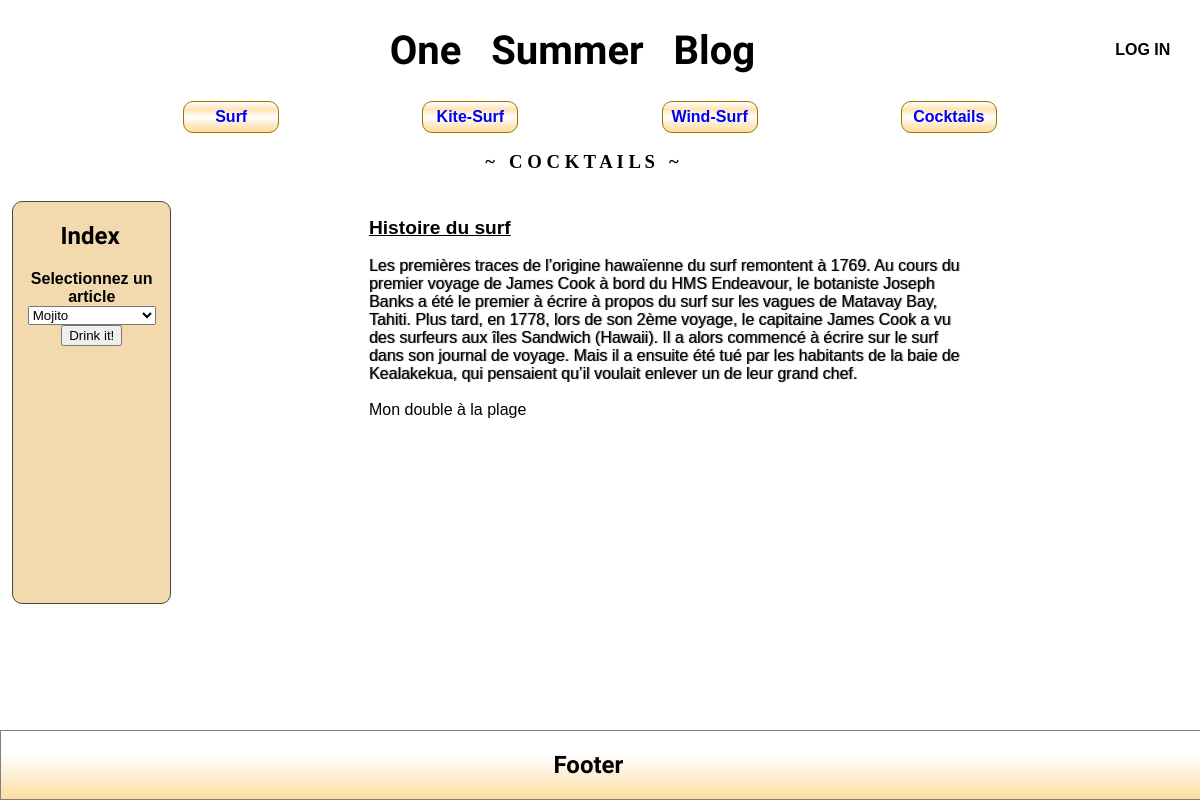
Page /reqselectcocktails.php?titre=Histoire du surf on the committed database.
### tables this page shows
CREATE TABLE `articles` (
  `id_articles` int(11) NOT NULL,
  `titre` varchar(200) NOT NULL,
  `sujet` varchar(200) NOT NULL,
  `auteur` varchar(200) NOT NULL,
  `texte` text NOT NULL
);

### indexcocktails.php (the view, shortened to what this page needs)
<?php
include('sql_info.php');
$tbl= 'articles';
$reqI="SELECT * FROM $tbl WHERE sujet='COCKTAILS'";
$resultI = mysqli_query($conn,$reqI);
    while($row= mysqli_fetch_array($resultI)){
    ?>
    <option><?php echo $row['titre']."<br>";?></option>
    <?php
    }
?>

### reqselectcocktails.php (shortened to what this page needs)
<!DOCTYPE html>
<html lang="en">
<head>
    <link rel="stylesheet" href="style.css">
</head>
<body>
<div class="header">
<?php include('header.php')?>
</div>
<div class="nav">
<?php include('nav.php')?>
<h3 style="text-align:center; margin-left:-3%;">~ &nbsp C O C K T A I L S &nbsp ~</h3>
</div>
<div id="index">
<p id="indexMenu">
        <h2>Index</h2>
        <form method="get" action="reqselectcocktails.php">
          <label for="titre">Selectionnez un article</label>
          <select id="titre" name="titre">
            <?php include('indexcocktails.php');?>
          </select>
          <input id="but" type="submit" value="Drink it!">
        </form>
    </p>
</div>
<div id="maincocktails" class="main">
    <p>
    <?php
include('sql_info.php');
if (isset($_GET['titre'])){
    $titre= $_GET['titre'];
    $tbl= 'articles';
    $req2="SELECT * FROM $tbl WHERE titre='".$titre."'";
    $result2 = mysqli_query($conn,$req2);
        while($row= mysqli_fetch_array($result2)){
            echo "<strong>"."<cite class='titre'>".$row['titre']."</cite>"."</strong>"."<br><br>";
            echo "<cite class='texte'>".$row['texte']."</cite>";
            echo "<br><br>";
            echo $row['auteur']."<br>";
            echo "<br><br>";
        };
}
?>
    </p>
</div>
<div class="footer">
<?php include('footer.php')?>
</div>
</body>
</html>

### style.css (style rules this page uses)
body { display:grid; grid-template-columns: 0.5fr 1fr 1fr 1fr; grid-template-rows: 0.5fr 1fr 4fr 0.5fr; grid-template-areas: "header header header header" "nav nav nav nav" "index main main main" "footer footer footer footer"; margin:0; background-image: url("beach.png"); }
.header { grid-area:header; }
.nav { grid-area:nav; }
#index { grid-area:index; background: rgba(223, 163, 53, 0.4); text-align: center; border: 1px solid rgb(71, 71, 71); border-radius: 10px; margin-left:1vw; }
.main { margin-right:4%; overflow-y: scroll; display: flex; flex-flow: column nowrap; justify-content: start; align-items: center; font-family: Arial, Helvetica, sans-serif; grid-area: main; }
.footer { grid-area:footer; }
input { margin-bottom: 1%; }
label { font-family: Arial; font-weight: bold; }
h2 { font-family: 'WindSong', cursive; margin-left: -2%; }
#maincocktails { background: linear-gradient(to right, transparent -20%, rgba(255,255,255,0.5)); }
#maincocktails p { width:60%; height: 40vh; }

### reqselectcocktails.php (style rules this page uses)
.titre { font-style: normal; text-decoration: underline; font-size: 1.2rem; }
.texte { font-style: normal; text-shadow: 1px 0 1px rgb(110,107,107); }

### rows in the picture
articles: titre "Histoire du surf", texte "Les premières traces de l’origine hawaïenne du surf remontent à 1769. Au cours du premier voyage de James Cook à bord du HMS Endeavour, le botaniste Joseph Banks a été le premier à écrire à propos du surf sur les vagues de Matavay Bay, Tahiti. Plus tard, en 1778, lors de son 2ème voyage, le capitaine James Cook a vu des surfeurs aux îles Sandwich (Hawaii). Il a alors commencé à écrire sur le surf dans son journal de voyage. Mais il a ensuite été tué par les habitants de la baie de Kealakekua, qui pensaient qu’il voulait enlever un de leur grand chef.", auteur "Mon double à la plage"

### other values in the picture
form field titre "Mojito"
